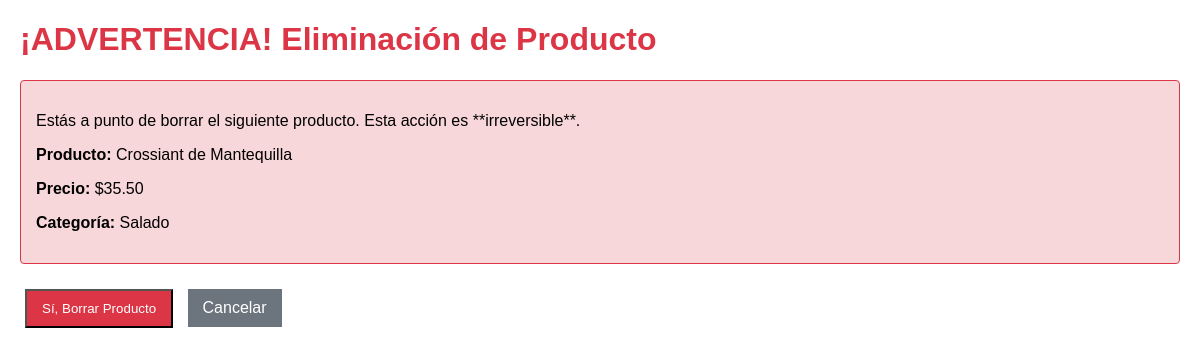
Page /borrar/2/ on the committed database.
### app_productos/models.py (models this page shows, shortened)
class Producto(models.Model):
    nombre = models.CharField(max_length=100)
    tipo = models.CharField(max_length=50)
    precio = models.DecimalField(max_digits=10, decimal_places=2)
    stock = models.IntegerField()
    categoria = models.CharField(max_length=50) # Ejemplo: "Pasteles", "Galletas", "Panadería"
    unidad_medida = models.CharField(max_length=10, default='kg') # Por defecto 'kg'
    class Meta:
        verbose_name = "Producto"
        verbose_name_plural = "Productos"

### app_productos/views.py (the view)
# urls.py: path('borrar/<int:id>/', views.borrar_producto, name='borrar_producto'),
def borrar_producto(request, id):
    producto = get_object_or_404(Producto, id=id)
    if request.method == 'POST':
        producto.delete()
        return redirect('productos_inicio')
    return render(request, 'productos/borrar_producto.html', {'producto': producto})

### app_productos/templates/productos/borrar_producto.html (shortened to what this page needs)
<!DOCTYPE html>
<html lang="es">
<head>
</head>
<body>
    <h1>¡ADVERTENCIA! Eliminación de Producto</h1>
    <div class="advertencia">
        <p>Estás a punto de borrar el siguiente producto. Esta acción es **irreversible**.</p>
        <p><strong>Producto:</strong> {{ producto.nombre }}</p>
        <p><strong>Precio:</strong> ${{ producto.precio }}</p>
        <p><strong>Categoría:</strong> {{ producto.categoria }}</p>
    </div>
    <form method="post">
        <button type="submit" class="btn confirmar-borrar">Sí, Borrar Producto</button>
        <a href="{% url 'productos_inicio' %}" class="btn cancelar">Cancelar</a>
    </form>
</body>
</html>

### app_productos/templates/productos/borrar_producto.html (style rules this page uses)
body { font-family: Arial, sans-serif; margin: 20px; }
h1 { color: #DC3545; }
.btn { margin: 5px; padding: 10px 15px; text-decoration: none; color: white; display: inline-block; }
.confirmar-borrar { background-color: #DC3545; }
.cancelar { background-color: #6c757d; }
.advertencia { border: 1px solid #DC3545; padding: 15px; margin-bottom: 20px; background-color: #f8d7da; border-radius: 4px; }

### rows in the picture
Producto: nombre "Crossiant de Mantequilla", precio "35.50", categoria "Salado"
